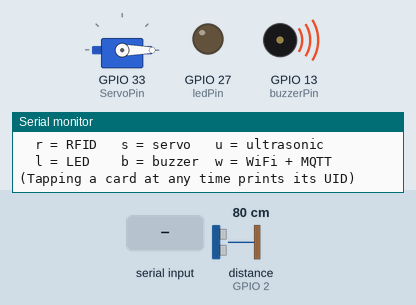
A sketch run on a simulated ESP32. Parts: servo, output pins drawn as LEDs (lit = HIGH), buzzer (waves = sounding, pin HIGH), the last lines printed to the serial monitor. The test bench sets the inputs (shaded band); at power-on: distance to the obstacle (sensor on GPIO 2) 80 cm. The echo pulse lasts 58.3 µs per cm; pins used as bus, display or sensor lines are not drawn.

Above: at 1.7 s.
1.8 s: "a\n" received over Serial
At 3.4 s:
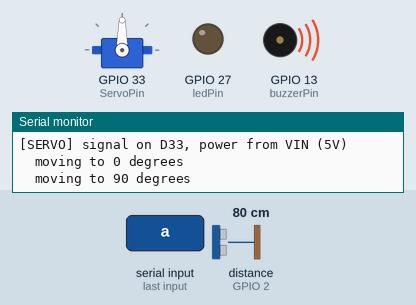
At 12.3 s:
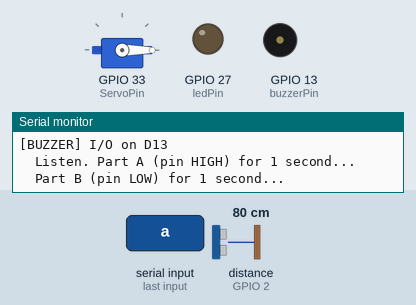
Timing chart, 0 to 13.2 s (numbered marks = the images above; inputs shaded):
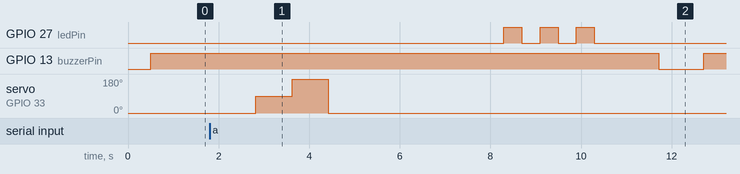

Measured:
- after the input at 1.8 s, GPIO 27 (ledPin): alternates HIGH for 0.40 s and LOW for 0.40 s, 6 changes in all, then stays LOW, starting after 6.5 s; GPIO 13 (buzzerPin): HIGH → LOW after 9.9 s, → HIGH 1.0 s later; servo on GPIO 33 (ServoPin): 0° → 90° after 1.0 s, → 180° 0.80 s later, → 0° 0.80 s later

The sketch:

device_check.ino
```cpp
// device_check.ino - checks every part of the mini project one by one
// Open Serial Monitor at 115200 baud, then type a letter and press Enter:
//   a = run all tests     r = RFID     s = servo      u = ultrasonic
//   l = LED               b = buzzer   w = WiFi + MQTT broker
// Uses the same pins as miniproject.ino
#include <WiFi.h>
#include <PubSubClient.h>
#include <SPI.h>
#include <MFRC522.h>
#include <ESP32Servo.h>

#define SS_PIN 21
#define SCK_PIN 19
#define MOSI_PIN 18
#define MISO_PIN 5
#define RST_PIN 16
#define TRIG_PIN 4
#define ECHO_PIN 2
#define ledPin 27
#define buzzerPin 13
const int ServoPin = 33;

const char* ssid = "CE_NEXTGEN#4_MCI_2.4GHz";
const char* password = "cenextgenMCI809";
const char* mqtt_broker = "mqtt.ce-esl.com";
const int   mqtt_port = 1883;
const char* mqtt_user = "";   // same username / password as in miniproject.ino
const char* mqtt_pass = "";

MFRC522 rfid(SS_PIN, RST_PIN);
Servo myservo;
WiFiClient espClient;
PubSubClient client(espClient);

int buzzerOff = HIGH;  // the project buzzer is active low (LOW = on); changes to LOW if the test finds an active-high one

enum Result { R_PASS, R_FAIL, R_WARN, R_LOOK, R_SKIP };
const char* resultName[] = {"PASS", "FAIL", "WARN", "LOOK", "SKIP"};

void line() { Serial.println("------------------------------------------------"); }

char waitKey(unsigned long ms)
{
  unsigned long start = millis();
  while (millis() - start < ms) {
    if (Serial.available()) {
      char c = Serial.read();
      if (c != '\n' && c != '\r' && c != ' ') return tolower(c);
    }
    delay(10);
  }
  return 0;
}

// ---------------------------------------------------------------- RFID
Result testRFID()
{
  line();
  Serial.println("[RFID] RC522 module");
  Serial.printf("  pins: SDA=%d SCK=%d MOSI=%d MISO=%d RST=%d, power 3V3\n", SS_PIN, SCK_PIN, MOSI_PIN, MISO_PIN, RST_PIN);
  rfid.PCD_Init();
  delay(50);

  byte v = 0;
  int good = 0;
  for (int i = 0; i < 5; i++) {
    v = rfid.PCD_ReadRegister(MFRC522::VersionReg);
    if (v == 0x88 || v == 0x90 || v == 0x91 || v == 0x92 || v == 0x12 || v == 0xB2) good++;
    delay(20);
  }
  Serial.printf("  chip version: 0x%02X (%d/5 reads OK)\n", v, good);
  if (good == 0) {
    if (v == 0x00) Serial.println("  FAIL: no answer. Check MISO (D5), SDA (D21), 3.3V and GND.");
    else if (v == 0xFF) Serial.println("  FAIL: MISO is floating. Check MISO (D5) and RST (D16).");
    else Serial.println("  FAIL: strange value. SCK/MOSI/MISO may be swapped.");
    return R_FAIL;
  }
  if (good < 5) {
    Serial.println("  FAIL: sometimes right, sometimes wrong. A wire is loose.");
    return R_FAIL;
  }

  byte original = rfid.PCD_ReadRegister(MFRC522::ModWidthReg);
  rfid.PCD_WriteRegister(MFRC522::ModWidthReg, 0x55);
  byte back = rfid.PCD_ReadRegister(MFRC522::ModWidthReg);
  rfid.PCD_WriteRegister(MFRC522::ModWidthReg, original);
  if (back != 0x55) {
    Serial.println("  FAIL: can read the chip but cannot write to it. Check MOSI (D18).");
    return R_FAIL;
  }
  Serial.println("  wiring OK");

  Serial.println("  Tap a card on the reader now (10 seconds)...");
  unsigned long start = millis();
  while (millis() - start < 10000) {
    if (rfid.PICC_IsNewCardPresent() && rfid.PICC_ReadCardSerial()) {
      Serial.print("  card UID: ");
      for (byte i = 0; i < rfid.uid.size; i++) Serial.printf("%02X", rfid.uid.uidByte[i]);
      Serial.println();
      rfid.PICC_HaltA();
      rfid.PCD_StopCrypto1();
      return R_PASS;
    }
    delay(50);
  }
  Serial.println("  WARN: wiring is OK but no card was read. Hold the card flat on the reader.");
  return R_WARN;
}

// ---------------------------------------------------------------- Servo
Result testServo()
{
  line();
  Serial.printf("[SERVO] signal on D%d, power from VIN (5V)\n", ServoPin);
  const int angles[] = {0, 90, 180, 0};
  for (int a : angles) {
    Serial.printf("  moving to %d degrees\n", a);
    myservo.write(a);
    delay(800);
  }
  Serial.println("  LOOK: the arm should have moved 0 -> 90 -> 180 -> 0.");
  Serial.println("        If it only shakes, check that + goes to VIN, not 3V3.");
  return R_LOOK;
}

// ---------------------------------------------------------------- Ultrasonic
float readDistance()
{
  digitalWrite(TRIG_PIN, LOW);
  delayMicroseconds(2);
  digitalWrite(TRIG_PIN, HIGH);
  delayMicroseconds(10);
  digitalWrite(TRIG_PIN, LOW);
  unsigned long us = pulseIn(ECHO_PIN, HIGH, 30000);
  return us == 0 ? -1 : 0.017 * us;
}

Result testUltrasonic()
{
  line();
  Serial.printf("[ULTRASONIC] HC-SR04 Trig=D%d Echo=D%d\n", TRIG_PIN, ECHO_PIN);
  Serial.println("  Move your hand in front of the sensor. 10 readings:");
  int ok = 0;
  float lo = 9999, hi = 0;
  for (int i = 0; i < 10; i++) {
    float d = readDistance();
    if (d < 0) {
      Serial.println("  no echo");
    } else {
      Serial.printf("  %.1f cm\n", d);
      ok++;
      lo = min(lo, d);
      hi = max(hi, d);
    }
    delay(300);
  }
  if (ok == 0) {
    Serial.println("  FAIL: no echo at all. Check Trig (D4), Echo (D2), VCC and GND.");
    return R_FAIL;
  }
  Serial.printf("  %d/10 readings, %.1f - %.1f cm\n", ok, lo, hi);
  if (ok < 7) {
    Serial.println("  WARN: many missed readings. Nothing in front of it, or a loose wire.");
    return R_WARN;
  }
  return R_PASS;
}

// ---------------------------------------------------------------- LED
Result testLED()
{
  line();
  Serial.printf("[LED] D%d through a resistor\n", ledPin);
  for (int i = 0; i < 3; i++) {
    digitalWrite(ledPin, HIGH);
    delay(400);
    digitalWrite(ledPin, LOW);
    delay(400);
  }
  Serial.println("  LOOK: the LED should have blinked 3 times.");
  Serial.println("        If not, turn the LED around (long leg goes to the resistor).");
  return R_LOOK;
}

// ---------------------------------------------------------------- Buzzer
Result testBuzzer()
{
  line();
  Serial.printf("[BUZZER] I/O on D%d\n", buzzerPin);
  Serial.println("  Listen. Part A (pin HIGH) for 1 second...");
  digitalWrite(buzzerPin, HIGH);
  delay(1000);
  Serial.println("  Part B (pin LOW) for 1 second...");
  digitalWrite(buzzerPin, LOW);
  delay(1000);
  digitalWrite(buzzerPin, buzzerOff);

  Serial.println("  Which part beeped? Type A, B or N (none) - 15 seconds");
  char c = waitKey(15000);
  if (c == 'a') {
    buzzerOff = LOW;
    digitalWrite(buzzerPin, buzzerOff);
    Serial.println("  WARN: active-HIGH buzzer, but the project code expects active LOW. Swap HIGH/LOW for the buzzer.");
    return R_WARN;
  }
  if (c == 'b') {
    buzzerOff = HIGH;
    digitalWrite(buzzerPin, buzzerOff);
    Serial.println("  PASS: active-LOW buzzer (LOW = on, HIGH = off), as the project code expects.");
    return R_PASS;
  }
  if (c == 'n') {
    Serial.println("  FAIL: no sound. Check I/O (D13), VCC and GND.");
    return R_FAIL;
  }
  Serial.println("  SKIP: no answer.");
  return R_SKIP;
}

// ---------------------------------------------------------------- WiFi + MQTT
Result testNetwork()
{
  line();
  Serial.printf("[NETWORK] WiFi \"%s\" then MQTT %s:%d\n", ssid, mqtt_broker, mqtt_port);
  if (WiFi.status() != WL_CONNECTED) {
    WiFi.mode(WIFI_STA);
    WiFi.begin(ssid, password);
    unsigned long start = millis();
    while (WiFi.status() != WL_CONNECTED && millis() - start < 15000) delay(250);
  }
  if (WiFi.status() != WL_CONNECTED) {
    Serial.println("  FAIL: cannot join WiFi. Check the name/password, or move closer to the router.");
    return R_FAIL;
  }
  Serial.print("  WiFi OK, IP ");
  Serial.println(WiFi.localIP());

  client.setServer(mqtt_broker, mqtt_port);
  String id = "esp32-debug-" + WiFi.macAddress();
  if (strlen(mqtt_user) == 0) Serial.println("  note: mqtt_user is empty, the broker will probably refuse");
  if (!client.connect(id.c_str(), mqtt_user, mqtt_pass)) {
    int st = client.state();
    if (st == 4) Serial.println("  FAIL: wrong mqtt_user / mqtt_pass (letter case matters).");
    else if (st == 5) Serial.println("  FAIL: this mqtt_user is not allowed on the broker.");
    else Serial.printf("  FAIL: WiFi works but the broker did not answer (state %d). The network may block port 1883.\n", st);
    return R_FAIL;
  }
  client.publish("CENEXTGEN3/debug", "hello from debug.ino");
  client.disconnect();
  Serial.println("  MQTT OK");
  return R_PASS;
}

// ---------------------------------------------------------------- menu
void menu()
{
  line();
  Serial.println("Type a letter and press Enter:");
  Serial.println("  a = run all tests");
  Serial.println("  r = RFID   s = servo   u = ultrasonic");
  Serial.println("  l = LED    b = buzzer  w = WiFi + MQTT");
  Serial.println("(Tapping a card at any time prints its UID)");
}

void runAll()
{
  const char* names[] = {"RFID", "Servo", "Ultrasonic", "LED", "Buzzer", "WiFi + MQTT"};
  Result r[6];
  r[0] = testRFID();
  r[1] = testServo();
  r[2] = testUltrasonic();
  r[3] = testLED();
  r[4] = testBuzzer();
  r[5] = testNetwork();
  line();
  Serial.println("SUMMARY");
  for (int i = 0; i < 6; i++) Serial.printf("  %-12s %s\n", names[i], resultName[r[i]]);
  Serial.println("  PASS = works, FAIL = fix the wiring, WARN = works but unreliable,");
  Serial.println("  LOOK = check with your eyes, SKIP = not answered");
}

void setup()
{
  Serial.begin(115200);
  delay(500);
  pinMode(TRIG_PIN, OUTPUT);
  pinMode(ECHO_PIN, INPUT);
  pinMode(ledPin, OUTPUT);
  pinMode(buzzerPin, OUTPUT);
  digitalWrite(buzzerPin, buzzerOff);
  SPI.begin(SCK_PIN, MISO_PIN, MOSI_PIN, SS_PIN);
  rfid.PCD_Init();
  myservo.setPeriodHertz(50);
  myservo.attach(ServoPin, 1000, 2000);
  myservo.write(0);

  Serial.println();
  Serial.println("===== CE NEXT GEN #3 - DEVICE CHECK =====");
  menu();
}

void loop()
{
  char c = waitKey(50);
  switch (c) {
    case 'a': runAll(); menu(); break;
    case 'r': testRFID(); menu(); break;
    case 's': testServo(); menu(); break;
    case 'u': testUltrasonic(); menu(); break;
    case 'l': testLED(); menu(); break;
    case 'b': testBuzzer(); menu(); break;
    case 'w': testNetwork(); menu(); break;
    case 0: break;
    default: Serial.printf("Unknown key '%c'\n", c); menu();
  }

  if (rfid.PICC_IsNewCardPresent() && rfid.PICC_ReadCardSerial()) {
    Serial.print("Card UID: ");
    for (byte i = 0; i < rfid.uid.size; i++) Serial.printf("%02X", rfid.uid.uidByte[i]);
    Serial.println();
    rfid.PICC_HaltA();
    rfid.PCD_StopCrypto1();
  }
}
```
